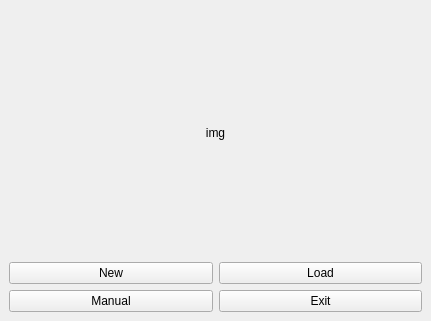
<?xml version="1.0" encoding="UTF-8"?>
<ui version="4.0">
 <class>options_screen</class>
 <widget class="QMainWindow" name="options_screen">
  <property name="geometry">
   <rect>
    <x>0</x>
    <y>0</y>
    <width>431</width>
    <height>321</height>
   </rect>
  </property>
  <property name="windowTitle">
   <string>MainWindow</string>
  </property>
  <widget class="QWidget" name="centralwidget">
   <layout class="QVBoxLayout" name="verticalLayout">
    <item>
     <widget class="QLabel" name="lb_img">
      <property name="text">
       <string>img</string>
      </property>
      <property name="alignment">
       <set>Qt::AlignCenter</set>
      </property>
     </widget>
    </item>
    <item>
     <layout class="QGridLayout" name="gridLayout">
      <item row="0" column="0">
       <widget class="QPushButton" name="btn_new">
        <property name="text">
         <string>New</string>
        </property>
       </widget>
      </item>
      <item row="0" column="1">
       <widget class="QPushButton" name="btn_load">
        <property name="text">
         <string>Load</string>
        </property>
       </widget>
      </item>
      <item row="1" column="0">
       <widget class="QPushButton" name="btn_manual">
        <property name="text">
         <string>Manual</string>
        </property>
       </widget>
      </item>
      <item row="1" column="1">
       <widget class="QPushButton" name="btn_exit">
        <property name="text">
         <string>Exit</string>
        </property>
       </widget>
      </item>
     </layout>
    </item>
   </layout>
  </widget>
 </widget>
 <resources/>
 <connections/>
</ui>
